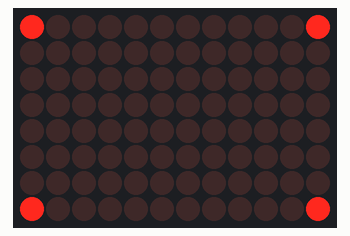
Simulated run of this sketch. Board: Arduino Uno R4 WiFi. On the bench: 12×8 LED matrix.

Above: at 0.1 s.
At 1.1 s:
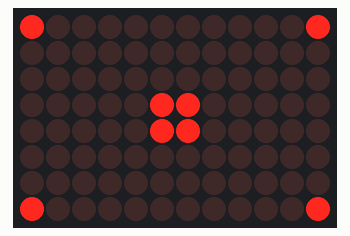
At 2.1 s:
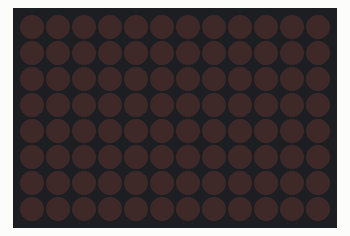

Measured:
- by itself, everything shown: repeats every 3.0 s, in 3 steps
- what the display in image 1 shows lasts 1.0 s, from 1.0 s to 2.0 s

The sketch:

matrixexample1.ino
```cpp
#include "Arduino_LED_Matrix.h"
ArduinoLEDMatrix matrix;

void setup()
{
  matrix.begin();
}

uint8_t frame[8][12] = {
  { 0, 0, 0, 0, 0, 0, 0, 0, 0, 0, 0, 0 },
  { 0, 0, 0, 0, 0, 0, 0, 0, 0, 0, 0, 0 },
  { 0, 0, 0, 0, 0, 0, 0, 0, 0, 0, 0, 0 },
  { 0, 0, 0, 0, 0, 0, 0, 0, 0, 0, 0, 0 },
  { 0, 0, 0, 0, 0, 0, 0, 0, 0, 0, 0, 0 },
  { 0, 0, 0, 0, 0, 0, 0, 0, 0, 0, 0, 0 },
  { 0, 0, 0, 0, 0, 0, 0, 0, 0, 0, 0, 0 },
  { 0, 0, 0, 0, 0, 0, 0, 0, 0, 0, 0, 0 }
};

void corners()
{

  frame[0][0] = 1;
  frame[0][11] = 1;
  frame[7][0] = 1;
  frame[7][11] = 1;
}

void centre()
{
  frame[3][5] = 1;
  frame[3][6] = 1;
  frame[4][5] = 1;
  frame[4][6] = 1;
}

void clearmatrix()
{
  frame[0][0] = 0;
  frame[0][11] = 0;
  frame[7][0] = 0;
  frame[7][11] = 0;
  frame[3][5] = 0;
  frame[3][6] = 0;
  frame[4][5] = 0;
  frame[4][6] = 0;
}


void loop()
{
corners();
matrix.renderBitmap(frame, 8, 12);
delay(1000);
centre();
matrix.renderBitmap(frame, 8, 12);
delay(1000);
clearmatrix();
matrix.renderBitmap(frame, 8, 12);
delay(1000);
}
```
